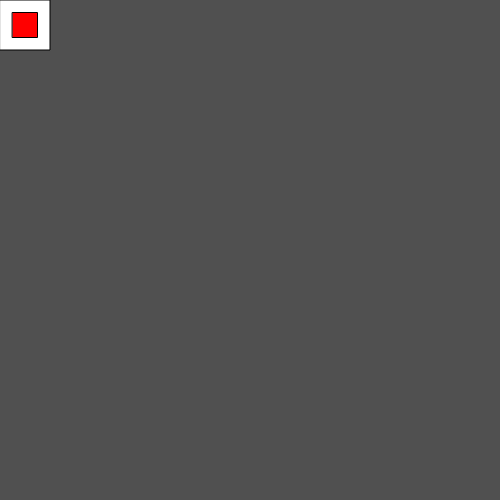
Frame 1 (no input)
Frame 2 (the mouse pressed at the canvas centre, redrawn once): identical to frame 1, image omitted

The p5.js sketch that drew this single still picture (run headless with seeded random() and noise() and a simulated clock; the mouse was pressed at the canvas centre and the sketch redrawn once):

// p5.js sketch
// ── sketch.js
//https://github.com/stavrosdidakis/DAT-GAD-405_2017
//https://p5js.org

//DAT405 / GAD405
//00_Template
//The purpose of this sketch is to provide a basic template
//for P5.js projects

//Initialization function
function setup() {
  //Print a message to the console - to view using Chrome:
  //View > Developer > Developer Tools > Console
  console.log("Initialization: OK")
  createCanvas(500,500);
}
//

//Rendering function
function draw() {
  //Set a background color
  background(80);

  //back shape
  fill(255);
  rect(0, 0, 50, 50);

  //front shape
  fill(255,0,0);
  rect(12.5, 12.5, 25, 25)

  //Print a message to the console - to view using Chrome:
  //View > Developer > Developer Tools > Console
  console.log("Rendering...")
  noLoop();
}
